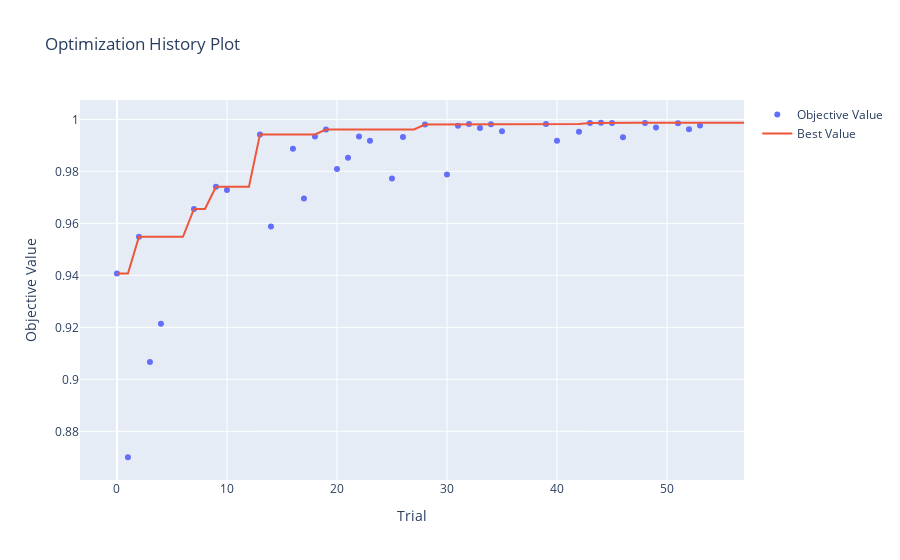

The code cell stored with this chart in its notebook:
### Code cell
from optuna.visualization import plot_optimization_history, plot_param_importances
plot_optimization_history(study).show()
